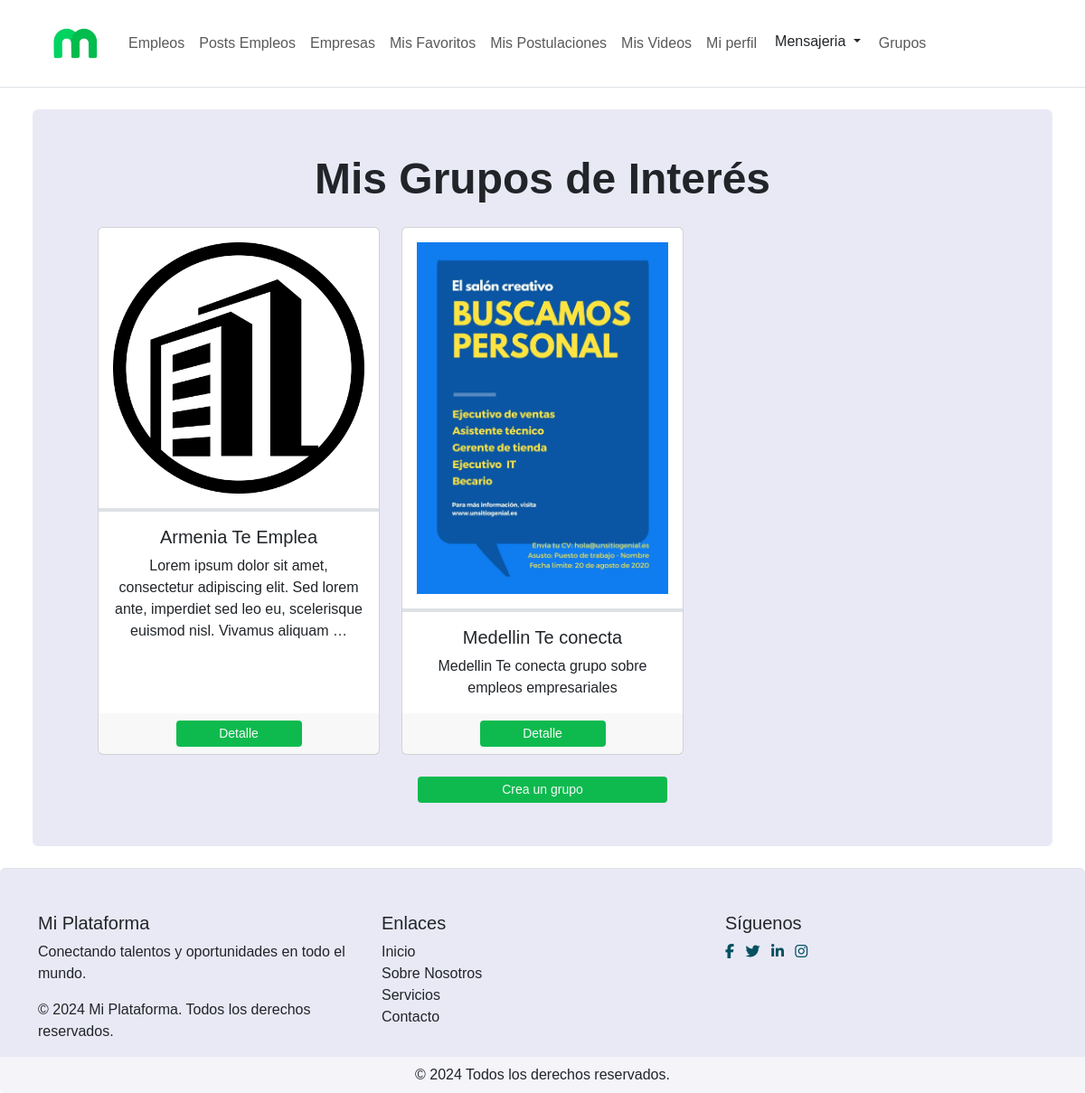
Page /mis_grupos (signed in) on the committed database.
### grupos_interes/models.py (models this page shows, shortened)
class GrupoInteres(models.Model):
    nombre = models.CharField(max_length=255)
    descripcion = models.TextField()
    creador = models.ForeignKey(User, on_delete=models.CASCADE)
    miembros = models.ManyToManyField(User, related_name="grupos_interes", blank=True)
    fecha_creacion = models.DateTimeField(default=timezone.now)
    image = models.ImageField(upload_to='image_grupo_interes/', default='image_grupo_interes/def.png', null=True, blank=True)
    activo = models.BooleanField(default=True)
    embeddings = models.TextField(blank=True, null=True)

### grupos_interes/views.py (the view)
# urls.py: path('mis_grupos', views.mis_grupos, name='mis_grupos'),
def mis_grupos(request):
    user = request.user
    base = ''
    if hasattr(user, 'aspirante'):
        base = 'base_aspirante.html'
    if hasattr(user, 'reclutador_empresa'):
        base = 'base_reclutador.html'
    print(f'holaa{base}')
    grupos = GrupoInteres.objects.filter(miembros=user)
    return render(request, 'mis_grupos.html', {'grupos': grupos, 'base': base})

### grupos_interes/templates/mis_grupos.html
{% extends base %}
{% block content %}
<div class="container-fluid">
    <div class="row m-4">
        <div class="container-md rounded " style="background-color: #e9e9f6;">
            <div class="row m-5 mb-0">
                <h2 class="text-center mb-4 titulo_magneto_2">Mis Grupos de Interés</h2>
                {% for grupo in grupos %}
                    <div class="col-md-4 mb-4">
                        <div class="card h-100 b">
                            <img src="{{ grupo.image.url }}" class="card-img-top p-3 border-bottom border-4" alt="Imagen de {{ grupo.nombre }}">
                            <div class="card-body">
                                <h5 class="card-title">{{ grupo.nombre }}</h5>
                                <p class="card-text">{{ grupo.descripcion|truncatewords:20 }}</p>
                            </div>
                            <div class="card-footer text-center border-0">
                                {% if base == 'base_aspirante.html' %}
                                    <a href="{% url 'detalle_grupo' grupo.id %}" class="btn btn-outline-light btn-sm w-50 fondo_verde border-0">Detalle</a>
                                {% else %}
                                    <a href="{% url 'detalle_grupo' grupo.id %}" class="btn btn-outline-light btn-sm w-50 fondo_azul border-0">Detalle</a>
                                {% endif %}
                            </div>
                        </div>
                    </div>
                {% empty %}
                    <p class="text-center">No tienes grupos de interés aún.</p>
                {% endfor %}
            </div>
            {% if base == 'base_aspirante.html' %}
                <a href="{% url 'crear_grupo' %}" class="btn btn-outline-light btn-sm  w-25 fondo_verde border-0 mx-auto mb-5">Crea un grupo</a>
            {% else %}
                <a href="{% url 'crear_grupo' %}" class="btn btn-outline-light btn-sm w-25 fondo_azul border-0 mx-auto mb-5">Crea un grupo</a>
            {% endif %}
        </div>
    </div>
</div>
{% endblock %}

### redSocialMagneto/static/styles/global.css (style rules this page uses)
body { background-color: white; }
.fondo_verde { background-color: #0EBA4E; }
a { text-decoration: none; }
.titulo_magneto_2 { font-size: 3rem; font-family: 'Minimo', sans-serif !important; font-weight: bold; }
* { box-sizing: border-box; margin: 0; padding: 0; font-family: Arial, Helvetica, sans-serif; }

### rows in the picture
GrupoInteres: image (picture), nombre "Armenia Te Emplea", descripcion "Lorem ipsum dolor sit amet, consectetur adipiscing elit. Sed lorem ante, imperdiet sed leo eu, scelerisque euismod nisl. Vivamus aliquam …"
GrupoInteres: image (picture), nombre "Medellin Te conecta", descripcion "Medellin Te conecta grupo sobre empleos empresariales"
